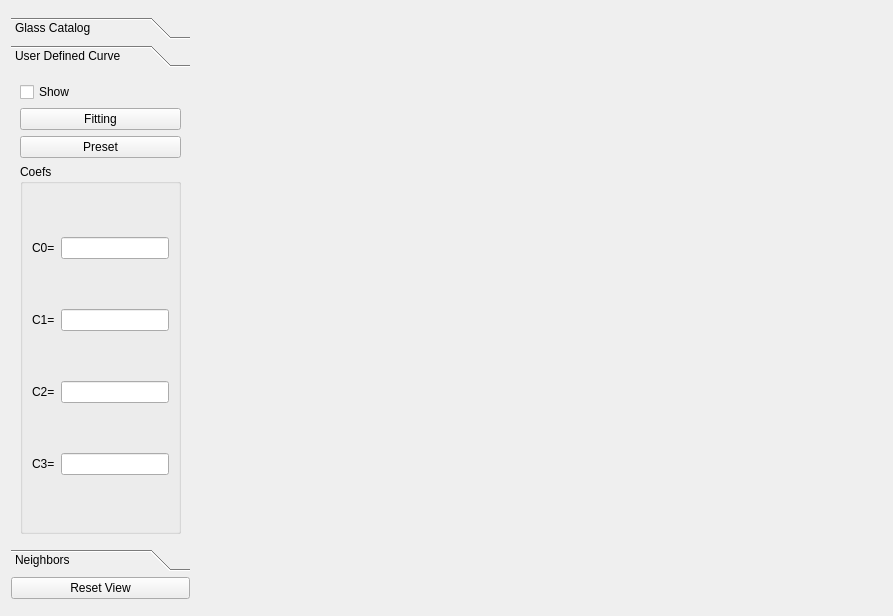
<?xml version="1.0" encoding="UTF-8"?>
<ui version="4.0">
 <class>GlassMapForm</class>
 <widget class="QWidget" name="GlassMapForm">
  <property name="geometry">
   <rect>
    <x>0</x>
    <y>0</y>
    <width>893</width>
    <height>616</height>
   </rect>
  </property>
  <property name="sizePolicy">
   <sizepolicy hsizetype="Preferred" vsizetype="Preferred">
    <horstretch>0</horstretch>
    <verstretch>0</verstretch>
   </sizepolicy>
  </property>
  <property name="minimumSize">
   <size>
    <width>400</width>
    <height>400</height>
   </size>
  </property>
  <property name="windowTitle">
   <string>Form</string>
  </property>
  <property name="locale">
   <locale language="English" country="UnitedStates"/>
  </property>
  <layout class="QGridLayout" name="gridLayout_2">
   <item row="0" column="1" rowspan="4">
    <widget class="QCustomPlot" name="widget" native="true"/>
   </item>
   <item row="2" column="0">
    <widget class="QPushButton" name="pushButton_resetView">
     <property name="sizePolicy">
      <sizepolicy hsizetype="Preferred" vsizetype="Fixed">
       <horstretch>0</horstretch>
       <verstretch>0</verstretch>
      </sizepolicy>
     </property>
     <property name="text">
      <string>Reset View</string>
     </property>
    </widget>
   </item>
   <item row="1" column="0">
    <widget class="QToolBox" name="toolBox">
     <property name="sizePolicy">
      <sizepolicy hsizetype="Fixed" vsizetype="Preferred">
       <horstretch>0</horstretch>
       <verstretch>0</verstretch>
      </sizepolicy>
     </property>
     <property name="currentIndex">
      <number>1</number>
     </property>
     <widget class="QWidget" name="page">
      <property name="geometry">
       <rect>
        <x>0</x>
        <y>0</y>
        <width>127</width>
        <height>440</height>
       </rect>
      </property>
      <attribute name="label">
       <string>Glass Catalog</string>
      </attribute>
      <layout class="QGridLayout" name="gridLayout">
       <item row="0" column="0">
        <widget class="QCheckBox" name="checkBox_Legend">
         <property name="text">
          <string>Legend</string>
         </property>
         <property name="checked">
          <bool>true</bool>
         </property>
        </widget>
       </item>
       <item row="1" column="0">
        <widget class="QScrollArea" name="scrollArea">
         <property name="sizePolicy">
          <sizepolicy hsizetype="Expanding" vsizetype="Expanding">
           <horstretch>0</horstretch>
           <verstretch>0</verstretch>
          </sizepolicy>
         </property>
         <property name="widgetResizable">
          <bool>true</bool>
         </property>
         <widget class="QWidget" name="scrollAreaWidgetContents">
          <property name="geometry">
           <rect>
            <x>0</x>
            <y>0</y>
            <width>101</width>
            <height>391</height>
           </rect>
          </property>
         </widget>
        </widget>
       </item>
      </layout>
     </widget>
     <widget class="QWidget" name="page_2">
      <property name="geometry">
       <rect>
        <x>0</x>
        <y>0</y>
        <width>215</width>
        <height>440</height>
       </rect>
      </property>
      <attribute name="label">
       <string>User Defined Curve</string>
      </attribute>
      <layout class="QVBoxLayout" name="verticalLayout">
       <item>
        <widget class="QCheckBox" name="checkBox_Curve">
         <property name="sizePolicy">
          <sizepolicy hsizetype="Fixed" vsizetype="Fixed">
           <horstretch>0</horstretch>
           <verstretch>0</verstretch>
          </sizepolicy>
         </property>
         <property name="text">
          <string>Show</string>
         </property>
        </widget>
       </item>
       <item>
        <widget class="QPushButton" name="pushButton_Fitting">
         <property name="sizePolicy">
          <sizepolicy hsizetype="Preferred" vsizetype="Fixed">
           <horstretch>0</horstretch>
           <verstretch>0</verstretch>
          </sizepolicy>
         </property>
         <property name="text">
          <string>Fitting</string>
         </property>
        </widget>
       </item>
       <item>
        <widget class="QPushButton" name="pushButton_Preset">
         <property name="text">
          <string>Preset</string>
         </property>
        </widget>
       </item>
       <item>
        <widget class="QGroupBox" name="groupBox">
         <property name="sizePolicy">
          <sizepolicy hsizetype="Preferred" vsizetype="Preferred">
           <horstretch>0</horstretch>
           <verstretch>0</verstretch>
          </sizepolicy>
         </property>
         <property name="title">
          <string>Coefs</string>
         </property>
         <layout class="QGridLayout" name="gridLayout_4">
          <item row="2" column="0">
           <widget class="QLabel" name="label_C2">
            <property name="sizePolicy">
             <sizepolicy hsizetype="Fixed" vsizetype="Preferred">
              <horstretch>0</horstretch>
              <verstretch>0</verstretch>
             </sizepolicy>
            </property>
            <property name="text">
             <string>C2=</string>
            </property>
           </widget>
          </item>
          <item row="3" column="1">
           <widget class="QLineEdit" name="lineEdit_C3">
            <property name="sizePolicy">
             <sizepolicy hsizetype="Fixed" vsizetype="Fixed">
              <horstretch>0</horstretch>
              <verstretch>0</verstretch>
             </sizepolicy>
            </property>
           </widget>
          </item>
          <item row="3" column="0">
           <widget class="QLabel" name="label_C3">
            <property name="sizePolicy">
             <sizepolicy hsizetype="Fixed" vsizetype="Preferred">
              <horstretch>0</horstretch>
              <verstretch>0</verstretch>
             </sizepolicy>
            </property>
            <property name="text">
             <string>C3=</string>
            </property>
           </widget>
          </item>
          <item row="1" column="1">
           <widget class="QLineEdit" name="lineEdit_C1">
            <property name="sizePolicy">
             <sizepolicy hsizetype="Fixed" vsizetype="Fixed">
              <horstretch>0</horstretch>
              <verstretch>0</verstretch>
             </sizepolicy>
            </property>
           </widget>
          </item>
          <item row="2" column="1">
           <widget class="QLineEdit" name="lineEdit_C2">
            <property name="sizePolicy">
             <sizepolicy hsizetype="Fixed" vsizetype="Fixed">
              <horstretch>0</horstretch>
              <verstretch>0</verstretch>
             </sizepolicy>
            </property>
           </widget>
          </item>
          <item row="1" column="0">
           <widget class="QLabel" name="label_C1">
            <property name="sizePolicy">
             <sizepolicy hsizetype="Fixed" vsizetype="Preferred">
              <horstretch>0</horstretch>
              <verstretch>0</verstretch>
             </sizepolicy>
            </property>
            <property name="text">
             <string>C1=</string>
            </property>
           </widget>
          </item>
          <item row="0" column="1">
           <widget class="QLineEdit" name="lineEdit_C0">
            <property name="sizePolicy">
             <sizepolicy hsizetype="Fixed" vsizetype="Fixed">
              <horstretch>0</horstretch>
              <verstretch>0</verstretch>
             </sizepolicy>
            </property>
           </widget>
          </item>
          <item row="0" column="0">
           <widget class="QLabel" name="label_C0">
            <property name="sizePolicy">
             <sizepolicy hsizetype="Fixed" vsizetype="Preferred">
              <horstretch>0</horstretch>
              <verstretch>0</verstretch>
             </sizepolicy>
            </property>
            <property name="text">
             <string>C0=</string>
            </property>
           </widget>
          </item>
         </layout>
        </widget>
       </item>
      </layout>
     </widget>
     <widget class="QWidget" name="page_3">
      <property name="geometry">
       <rect>
        <x>0</x>
        <y>0</y>
        <width>155</width>
        <height>440</height>
       </rect>
      </property>
      <attribute name="label">
       <string>Neighbors</string>
      </attribute>
      <layout class="QVBoxLayout" name="verticalLayout_2">
       <item>
        <widget class="QPushButton" name="pushButton_showDatasheet">
         <property name="text">
          <string>Show Datasheet </string>
         </property>
        </widget>
       </item>
       <item>
        <widget class="QListWidget" name="listWidget_Neighbors">
         <property name="sizePolicy">
          <sizepolicy hsizetype="Ignored" vsizetype="Expanding">
           <horstretch>0</horstretch>
           <verstretch>0</verstretch>
          </sizepolicy>
         </property>
        </widget>
       </item>
      </layout>
     </widget>
    </widget>
   </item>
  </layout>
 </widget>
 <customwidgets>
  <customwidget>
   <class>QCustomPlot</class>
   <extends>QWidget</extends>
   <header>qcustomplot.h</header>
   <container>1</container>
  </customwidget>
 </customwidgets>
 <resources/>
 <connections/>
</ui>
